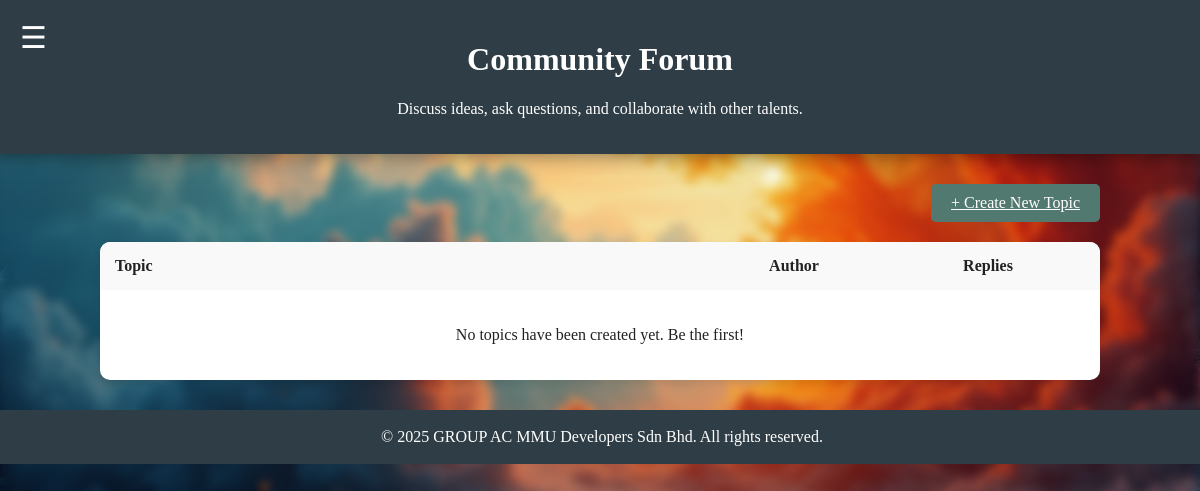
The app's page /forum.php, older data.
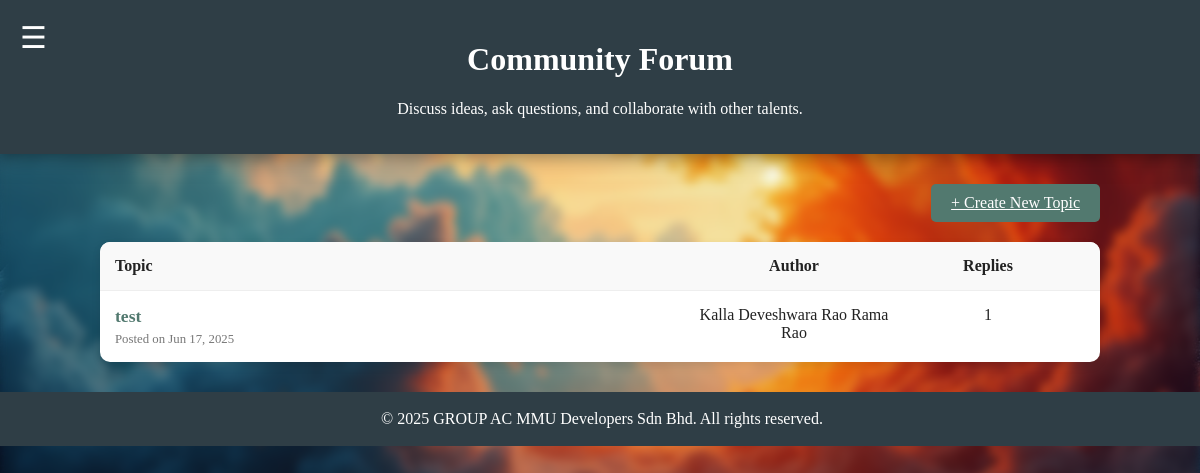
The same page, newer data.
### tables this page shows
CREATE TABLE `forum_topics` (
  `topic_id` int(11) NOT NULL,
  `topic_subject` varchar(255) NOT NULL,
  `topic_content` text NOT NULL,
  `topic_date` datetime NOT NULL DEFAULT current_timestamp(),
  `user_id` int(11) NOT NULL
);

CREATE TABLE `users` (
  `user_id` int(11) NOT NULL,
  `name` varchar(100) DEFAULT NULL,
  `email` varchar(100) DEFAULT NULL,
  `password` varchar(255) DEFAULT NULL,
  `role` enum('student','admin') DEFAULT 'student',
  `created_at` timestamp NOT NULL DEFAULT current_timestamp(),
  `student_id` varchar(50) DEFAULT NULL,
  `faculty` varchar(100) DEFAULT NULL,
  `date_of_birth` date DEFAULT NULL,
  `about_me` text DEFAULT NULL,
  `profile_picture` varchar(255) DEFAULT 'default_avatar.png'
);

### forum.php (the view, shortened to what this page needs)
<?php
require 'connection.php';
require 'header.php';
$query = "SELECT t.topic_id, t.topic_subject, t.topic_date, u.name as author,
          (SELECT COUNT(*) FROM forum_posts WHERE topic_id = t.topic_id) as reply_count
          FROM forum_topics t
          JOIN users u ON t.user_id = u.user_id
          ORDER BY t.topic_date DESC";
$topics_result = $conn->query($query);
?>
<body>
    <?php require 'navbar.php'; ?>
    <div id="main-content">
        <div class="title-container">
            <h1>Community Forum</h1>
            <p style="color:white;">Discuss ideas, ask questions, and collaborate with other talents.</p>
        </div>
        <div class="forum-container" style="max-width: 1000px; margin: 30px auto;">
            <div style="display: flex; justify-content: flex-end; margin-bottom: 20px;">
                <a href="create_topic.php" class="form-button" style="width: auto; padding: 10px 20px;">+ Create New Topic</a>
            </div>
            <div class="topics-list" style="background-color: #fff; border-radius: 10px; box-shadow: 0 4px 8px rgba(0,0,0,0.1); overflow: hidden;">
                <div class="topics-header" style="background-color: #f9f9f9; padding: 15px; display: flex; font-weight: bold;">
                    <div style="flex: 3;">Topic</div>
                    <div style="flex: 1; text-align: center;">Author</div>
                    <div style="flex: 1; text-align: center;">Replies</div>
                </div>
                <?php if ($topics_result->num_rows > 0): ?>
                    <?php while ($topic = $topics_result->fetch_assoc()): ?>
                        <div class="topic-item" style="padding: 15px; display: flex; border-top: 1px solid #eee;">
                            <div style="flex: 3;">
                                <a href="view_topic.php?id=<?php echo $topic['topic_id']; ?>" style="text-decoration: none; color: var(--color-primary); font-weight: bold; font-size: 1.1em;">
                                    <?php echo htmlspecialchars($topic['topic_subject']); ?>
                                </a>
                                <p style="margin: 5px 0 0 0; font-size: 0.8em; color: #777;">Posted on <?php echo date('M d, Y', strtotime($topic['topic_date'])); ?></p>
                            </div>
                            <div style="flex: 1; text-align: center;"><?php echo htmlspecialchars($topic['author']); ?></div>
                            <div style="flex: 1; text-align: center;"><?php echo $topic['reply_count']; ?></div>
                        </div>
                    <?php endwhile; ?>
                <?php else: ?>
                    <p style="padding: 20px; text-align: center;">No topics have been created yet. Be the first!</p>
                <?php endif; ?>
            </div>
        </div>
    </div>
    <?php require 'footer.php'; ?>
</body>
</html>

Row changes from the older to the newer data that the page shows:
added forum_topics: topic_subject "test", topic_date "Jun 17, 2025", user.name "Kalla Deveshwara Rao Rama Rao", reply_count "1"
Text that changed along with them:
text no longer shown: "No topics have been created yet. Be the first!"
